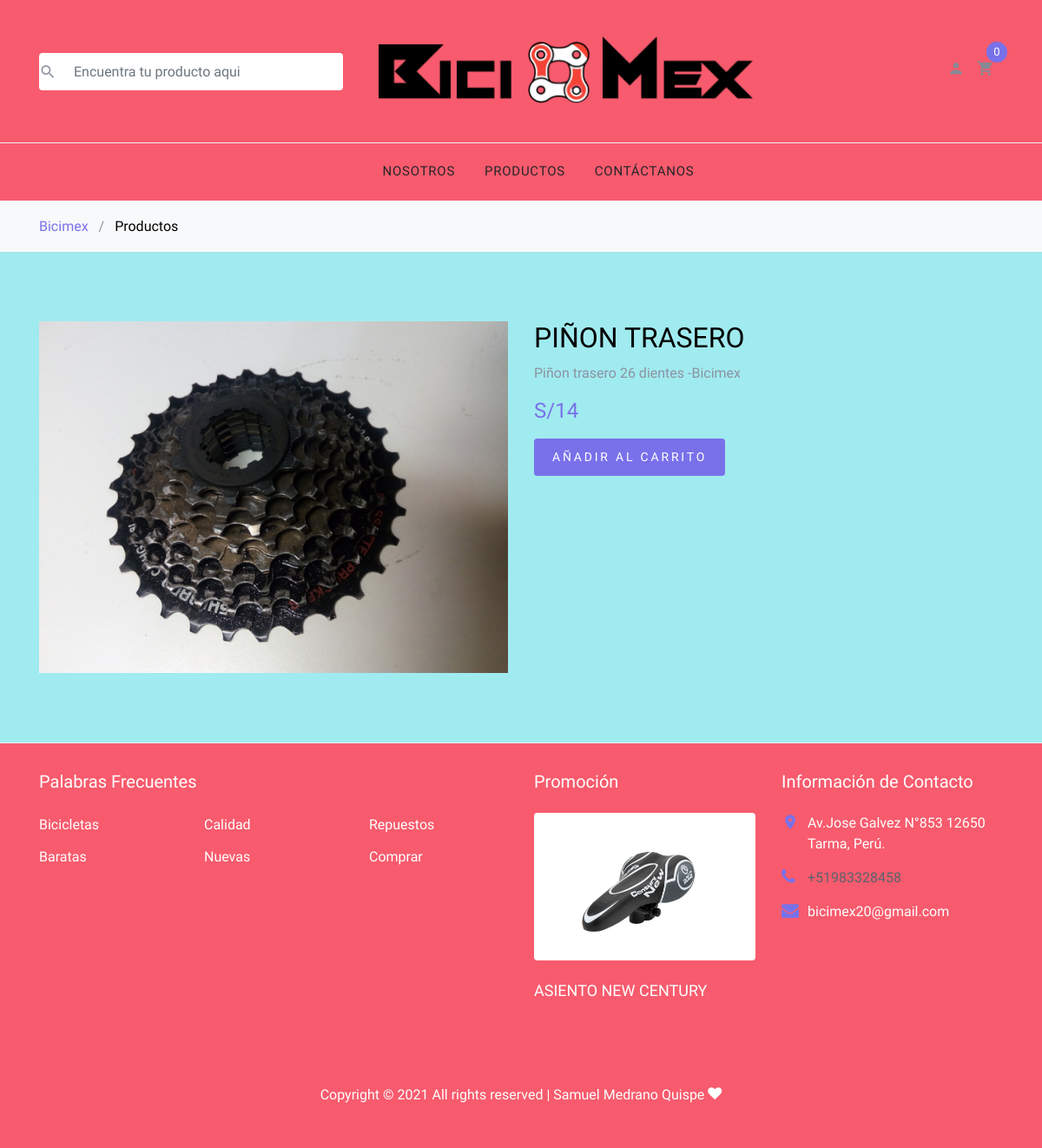
The app's page /shop-single.php?id=25 with its own data.
### tables this page shows
CREATE TABLE `productos` (
  `id` int(11) NOT NULL,
  `nombre` varchar(300) NOT NULL,
  `descripcion` text NOT NULL,
  `precio` double NOT NULL,
  `imagen` varchar(200) NOT NULL,
  `inventario` int(11) NOT NULL
);

### shop-single.php (the view, shortened to what this page needs)
<?php
  include("./php/conexion.php");
  if( isset($_GET['id'])){
    $resultado = $conexion ->query("select * from productos where id=".$_GET['id'])or die($conexion->error);
    if(mysqli_num_rows($resultado) > 0 ){
      $fila = mysqli_fetch_row($resultado);
    }else{
      header("Location: ./index.php");
    }
  }else{
    header("Location: ./index.php");
  }
?>
<!DOCTYPE html>
<html lang="en">
  <head>
    <link rel="stylesheet" href="fonts/icomoon/style.css">
    <link rel="stylesheet" href="css/bootstrap.min.css">
    <link rel="stylesheet" href="css/magnific-popup.css">
    <link rel="stylesheet" href="css/jquery-ui.css">
    <link rel="stylesheet" href="css/owl.carousel.min.css">
    <link rel="stylesheet" href="css/owl.theme.default.min.css">
    <link rel="stylesheet" href="css/aos.css">
    <link rel="stylesheet" href="css/style.css">
  </head>
  <body style="background-color:#a0ebef">
  <div class="site-wrap">
    <?php include("./layouts/header.php"); ?>
    <div class="site-section">
      <div class="container">
        <div class="row">
          <div class="col-md-6">
            <img src="images/<?php echo $fila[4]; ?>" alt="<?php echo $fila[1]; ?>" class="img-fluid">
          </div>
          <div class="col-md-6">
            <h2 class="text-black"><?php echo $fila[1]; ?></h2>
            <p><?php echo $fila[2]; ?></p>
            <p><strong class="text-primary h4">S/<?php echo $fila[3]; ?></strong></p>
            <p><a href="cart.php?id=<?php echo $fila[0]; ?>" class="buy-now btn btn-sm btn-primary">Añadir al carrito</a></p>
          </div>
        </div>
      </div>
    </div>
    <?php include("./layouts/footer.php"); ?>
  </div>
  </body>
</html>

### css/style.css (style rules this page uses)
body { line-height: 1.7; color: #8c92a0; font-weight: 300; font-size: 16px; }
a { -webkit-transition: .3s all ease; -o-transition: .3s all ease; transition: .3s all ease; }
.text-black { color: #000; }
.site-wrap:before { -webkit-transition: .3s all ease-in-out; -o-transition: .3s all ease-in-out; transition: .3s all ease-in-out; background: rgba(0, 0, 0, 0.6); content: ""; position: absolute; z-index: 2000; top: 0; left: 0; right: 0; bottom: 0; opacity: 0; visibility: hidden; }
.btn { text-transform: uppercase; position: relative; -webkit-transition: 0.2s all ease-in-out !important; -o-transition: 0.2s all ease-in-out !important; transition: 0.2s all ease-in-out !important; top: 0; letter-spacing: .05em; }
.btn.btn-sm { font-size: 14px !important; padding: 10px 20px !important; }
.btn.btn-primary { font-size: 17px; font-weight: 300; letter-spacing: .2em; }
.site-section { padding: 2.5em 0; }
@media (min-width: 768px) { .site-section { padding: 5em 0; } }

### records on screen
productos: imagen (picture), nombre "PIÑON TRASERO", descripcion "Piñon trasero 26 dientes -Bicimex", precio "14"
